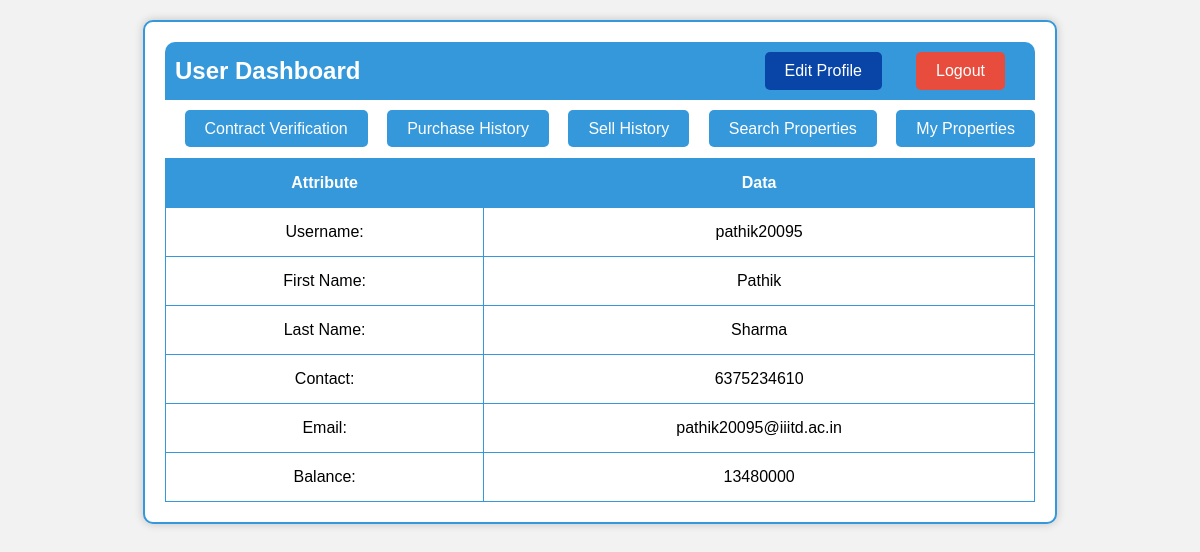
The page /dashboard/ (signed in) on the database as committed earlier.
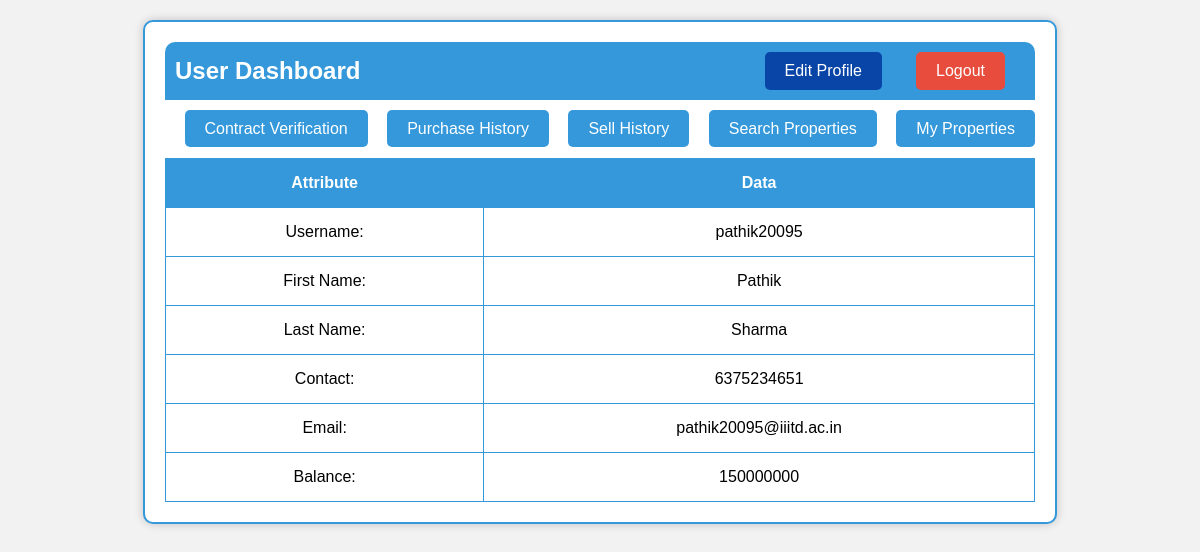
The same page on the database as committed later.
### project_app/models.py (models this page shows, shortened)
class AppUser(models.Model):
    first_name = models.CharField(max_length=30, null= False, blank=False, default = None)
    second_name = models.CharField(max_length=30, default= None)
    username = models.CharField(max_length=30, null= False, blank=False, default = None)
    password = models.CharField(max_length=256, null= False, blank=False, default = None)
    email = models.CharField(max_length=30, null= False, blank=False, default = None)
    contact = models.CharField(max_length=30, null= False, blank=False, default = None)
    public_key = models.CharField(max_length=300, null = True, blank = True, default = None)
    balance = models.DecimalField(decimal_places=0, max_digits=15, null = True, blank = True, default= 0)
    dv = models.BooleanField(null = False, blank = False, default= False)

### project_app/views.py (the view)
# urls.py: path("dashboard/", views.dashboard_user, name="dashboard_page"),
def dashboard_user(request):
    if request.method == "POST":
        username = request.session.get('username')
        if(request.session.get('email_kyc') is None):
            return redirect('logout_page')
        if(username is None):
            return redirect('/login')
        pass
    else:
        username = request.session.get('username')
        if(request.session.get('email_kyc') is None):
            return redirect('logout_page')
        if(username is None):
            return redirect('/login')
        current_user = []
        users = AppUser.objects.all()
        for x in users:
            if x.username == username:
                current_user = x
                break
        return render(request, 'dashboard.html', {'user': current_user})

### project_app/templates/dashboard.html (shortened to what this page needs)
<!DOCTYPE html>
<html>
<head>
</head>
<body>
    <div class="container">
        <div class="navbar">
            <h2>User Dashboard</h2>
            <a class="edit-profile-button" href="/edit_profile">Edit Profile</a>
            <a class="logout-button" href="/logout">Logout</a>
        </div>
        <div class="button-container">
            <a class="button" href="/verify_contract">Contract Verification</a>
            <a class="button" href="/past_buy_history">Purchase History</a>
            <a class="button" href="/past_sell_history">Sell History</a>
            <a class="button" href="/search_properties">Search Properties</a>
            <a class="button" href="/my_properties">My Properties</a>
        </div>
        <table>
            <thead>
                <tr>
                    <th>Attribute</th>
                    <th>Data</th>
                </tr>
            </thead>
            <tbody>
                <tr>
                    <td>Username:</td>
                    <td>{{ user.username }}</td>
                </tr>
                <tr>
                    <td>First Name:</td>
                    <td>{{ user.first_name }}</td>
                </tr>
                <tr>
                    <td>Last Name:</td>
                    <td>{{ user.second_name }}</td>
                </tr>
                <tr>
                    <td>Contact:</td>
                    <td>{{ user.contact }}</td>
                </tr>
                <tr>
                    <td>Email:</td>
                    <td>{{ user.email }}</td>
                </tr>
                <tr>
                    <td>Balance:</td>
                    <td>{{ user.balance }}</td>
                </tr>
            </tbody>
        </table>
    </div>
</body>
</html>

Rows that differ between the two databases and show on the page:
changed AppUser "pathik20095": contact "6375234610" → "6375234651"; balance "13480000" → "150000000"
